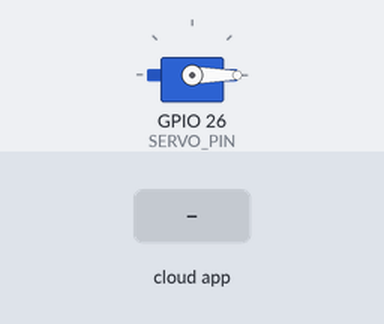
Bench run of a sketch on a simulated ESP32. Parts: servo. Inputs (shaded band) come from the test bench. WiFi joins after 1.5 s; servers stay silent unless stated; no MQTT or app messages arrive unless stated; what the sketch prints to the serial monitor is not drawn.

Above: at 2.7 s.
2.8 s: the phone or cloud app sets servo to 1
Timing chart, 0 to 5.8 s (numbered marks = the images above; inputs shaded):
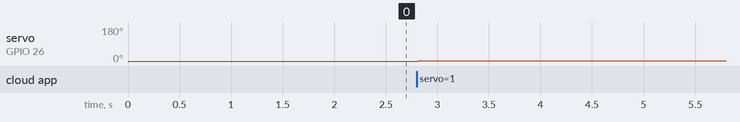

Measured:
- after the input at 2.8 s, servo on GPIO 26 (SERVO_PIN): 0° → 1° at once

The sketch:

motorplusada.ino
```cpp
//Función: Se suscribe al feed servo para recibir un ángulo (0 a 180°) mediante un slider en el Dashboard de Adafruit IO.
//Librería requerida: ESP32Servo.
//Conexiones: Señal -> GPIO 13, VCC -> 5V/VIN, GND -> GND.
#include <WiFi.h>
#include <Adafruit_MQTT.h>
#include <Adafruit_MQTT_Client.h>
#include <ESP32Servo.h>

// Credenciales Wi-Fi y Adafruit IO
#define WLAN_SSID       "Cornejo_2.4G"
#define WLAN_PASS       "papaluis"
#define AIO_SERVER      "io.adafruit.com"
#define AIO_SERVERPORT  1883
#define AIO_USERNAME  "Gerardo2006"
#define AIO_KEY       "aio_bVze79OApfXqlGEC0qr39UjKBOxP"

#define SERVO_PIN 26

Servo servo;
WiFiClient client;
Adafruit_MQTT_Client mqtt(&client, AIO_SERVER, AIO_SERVERPORT, AIO_USERNAME, AIO_KEY);

// Feed de Suscripción en Adafruit IO
Adafruit_MQTT_Subscribe feedServo = Adafruit_MQTT_Subscribe(&mqtt, AIO_USERNAME "/feeds/servo");

void MQTT_connect();

void setup() {
  Serial.begin(115200);

  // Configuración según ESP32Servo: Pin GPIO 26, min 500us, max 2500us
  servo.attach(SERVO_PIN, 500, 2500);
  servo.write(0); // Posición inicial 0 grados

  // Conexión Wi-Fi
  WiFi.begin(WLAN_SSID, WLAN_PASS);
  while (WiFi.status() != WL_CONNECTED) {
    delay(500);
    Serial.print(".");
  }
  Serial.println("\nWiFi Conectado!");

  // Suscribirse al feed del servo
  mqtt.subscribe(&feedServo);
}

void loop() {
  MQTT_connect();

  // Escuchar mensajes entrantes desde Adafruit IO
  Adafruit_MQTT_Subscribe *subscription;
  while ((subscription = mqtt.readSubscription(5000))) {
    if (subscription == &feedServo) {
      char *data = (char *)feedServo.lastread;
      int angulo = atoi(data); // Convertir texto del feed a entero

      if (angulo >= 0 && angulo <= 180) {
        Serial.print("Moviendo Servo a: ");
        Serial.print(angulo);
        Serial.println("°");

        servo.write(angulo);
      }
    }
  }

  if (!mqtt.ping()) {
    mqtt.disconnect();
  }
}

void MQTT_connect() {
  int8_t ret;
  if (mqtt.connected()) return;

  Serial.print("Conectando a MQTT... ");
  uint8_t retries = 3;
  while ((ret = mqtt.connect()) != 0) {
    Serial.println(mqtt.connectErrorString(ret));
    Serial.println("Reintentando conexion en 5 segundos...");
    mqtt.disconnect();
    delay(5000);
    retries--;
    if (retries == 0) {
      while (1);
    }
  }
  Serial.println("MQTT Conectado!");
}
```
